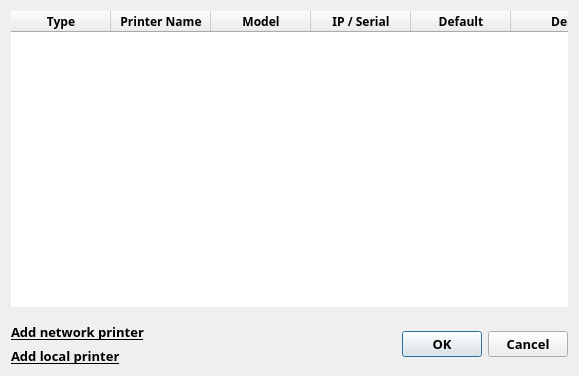
<?xml version="1.0" encoding="UTF-8"?>
<ui version="4.0">
 <class>MyPrinters</class>
 <widget class="QDialog" name="MyPrinters">
  <property name="windowModality">
   <enum>Qt::ApplicationModal</enum>
  </property>
  <property name="geometry">
   <rect>
    <x>0</x>
    <y>0</y>
    <width>579</width>
    <height>376</height>
   </rect>
  </property>
  <property name="windowTitle">
   <string>My Printers</string>
  </property>
  <property name="styleSheet">
   <string notr="true"/>
  </property>
  <property name="modal">
   <bool>true</bool>
  </property>
  <layout class="QVBoxLayout" name="verticalLayout">
   <property name="spacing">
    <number>0</number>
   </property>
   <property name="leftMargin">
    <number>0</number>
   </property>
   <property name="topMargin">
    <number>0</number>
   </property>
   <property name="rightMargin">
    <number>0</number>
   </property>
   <property name="bottomMargin">
    <number>0</number>
   </property>
   <item>
    <widget class="QFrame" name="frame_main">
     <property name="font">
      <font>
       <family>맑은 고딕</family>
       <pointsize>9</pointsize>
       <weight>50</weight>
       <bold>false</bold>
      </font>
     </property>
     <property name="frameShape">
      <enum>QFrame::NoFrame</enum>
     </property>
     <property name="frameShadow">
      <enum>QFrame::Plain</enum>
     </property>
     <property name="lineWidth">
      <number>0</number>
     </property>
     <layout class="QVBoxLayout" name="verticalLayout_2">
      <property name="spacing">
       <number>0</number>
      </property>
      <property name="leftMargin">
       <number>0</number>
      </property>
      <property name="topMargin">
       <number>0</number>
      </property>
      <property name="rightMargin">
       <number>0</number>
      </property>
      <property name="bottomMargin">
       <number>0</number>
      </property>
      <item>
       <widget class="QFrame" name="frame_body">
        <property name="sizePolicy">
         <sizepolicy hsizetype="Preferred" vsizetype="Expanding">
          <horstretch>0</horstretch>
          <verstretch>0</verstretch>
         </sizepolicy>
        </property>
        <property name="font">
         <font>
          <family>맑은 고딕</family>
          <pointsize>9</pointsize>
          <weight>50</weight>
          <bold>false</bold>
         </font>
        </property>
        <property name="frameShape">
         <enum>QFrame::NoFrame</enum>
        </property>
        <property name="frameShadow">
         <enum>QFrame::Plain</enum>
        </property>
        <property name="lineWidth">
         <number>0</number>
        </property>
        <layout class="QVBoxLayout" name="verticalLayout_5">
         <item>
          <widget class="QTableWidget" name="tableWidget_printerList">
           <property name="styleSheet">
            <string notr="true">QHeaderView::section  {
	background-color: rgb(240, 240, 240);
}
QTableWidget::item {
	padding: 1px;
	border-bottom: 1px solid rgb(110, 110, 110);
}
QTableView::item:selected {
	background-color: rgb(180, 180, 180);
	color: rgb(255, 255, 255);
} </string>
           </property>
           <property name="frameShape">
            <enum>QFrame::NoFrame</enum>
           </property>
           <property name="frameShadow">
            <enum>QFrame::Plain</enum>
           </property>
           <property name="lineWidth">
            <number>0</number>
           </property>
           <property name="horizontalScrollBarPolicy">
            <enum>Qt::ScrollBarAlwaysOff</enum>
           </property>
           <property name="editTriggers">
            <set>QAbstractItemView::DoubleClicked|QAbstractItemView::EditKeyPressed</set>
           </property>
           <property name="tabKeyNavigation">
            <bool>false</bool>
           </property>
           <property name="showDropIndicator" stdset="0">
            <bool>false</bool>
           </property>
           <property name="dragDropOverwriteMode">
            <bool>false</bool>
           </property>
           <property name="selectionMode">
            <enum>QAbstractItemView::SingleSelection</enum>
           </property>
           <property name="selectionBehavior">
            <enum>QAbstractItemView::SelectRows</enum>
           </property>
           <property name="horizontalScrollMode">
            <enum>QAbstractItemView::ScrollPerItem</enum>
           </property>
           <property name="showGrid">
            <bool>false</bool>
           </property>
           <property name="cornerButtonEnabled">
            <bool>false</bool>
           </property>
           <attribute name="horizontalHeaderHighlightSections">
            <bool>false</bool>
           </attribute>
           <attribute name="verticalHeaderVisible">
            <bool>false</bool>
           </attribute>
           <attribute name="verticalHeaderDefaultSectionSize">
            <number>22</number>
           </attribute>
           <attribute name="verticalHeaderHighlightSections">
            <bool>false</bool>
           </attribute>
           <attribute name="verticalHeaderMinimumSectionSize">
            <number>22</number>
           </attribute>
           <column>
            <property name="text">
             <string>Type</string>
            </property>
            <property name="font">
             <font>
              <family>맑은 고딕</family>
              <pointsize>9</pointsize>
              <weight>75</weight>
              <bold>true</bold>
              <kerning>true</kerning>
             </font>
            </property>
           </column>
           <column>
            <property name="text">
             <string>Printer Name</string>
            </property>
            <property name="font">
             <font>
              <family>맑은 고딕</family>
              <pointsize>9</pointsize>
              <weight>75</weight>
              <bold>true</bold>
             </font>
            </property>
           </column>
           <column>
            <property name="text">
             <string>Model</string>
            </property>
            <property name="font">
             <font>
              <family>맑은 고딕</family>
              <pointsize>9</pointsize>
              <weight>75</weight>
              <bold>true</bold>
             </font>
            </property>
           </column>
           <column>
            <property name="text">
             <string>IP / Serial</string>
            </property>
            <property name="font">
             <font>
              <family>맑은 고딕</family>
              <pointsize>9</pointsize>
              <weight>75</weight>
              <bold>true</bold>
             </font>
            </property>
           </column>
           <column>
            <property name="text">
             <string>Default</string>
            </property>
            <property name="font">
             <font>
              <family>맑은 고딕</family>
              <pointsize>9</pointsize>
              <weight>75</weight>
              <bold>true</bold>
             </font>
            </property>
           </column>
           <column>
            <property name="text">
             <string>Del</string>
            </property>
            <property name="font">
             <font>
              <family>맑은 고딕</family>
              <pointsize>9</pointsize>
              <weight>75</weight>
              <bold>true</bold>
             </font>
            </property>
           </column>
          </widget>
         </item>
         <item>
          <spacer name="verticalSpacer">
           <property name="font">
            <font>
             <family>맑은 고딕</family>
             <pointsize>9</pointsize>
             <weight>50</weight>
             <bold>false</bold>
            </font>
           </property>
           <property name="orientation">
            <enum>Qt::Vertical</enum>
           </property>
           <property name="sizeType">
            <enum>QSizePolicy::Fixed</enum>
           </property>
           <property name="sizeHint" stdset="0">
            <size>
             <width>20</width>
             <height>10</height>
            </size>
           </property>
          </spacer>
         </item>
         <item>
          <layout class="QHBoxLayout" name="horizontalLayout_3">
           <item>
            <layout class="QVBoxLayout" name="verticalLayout_3">
             <item>
              <widget class="labelControl" name="openAddMyPrinter">
               <property name="sizePolicy">
                <sizepolicy hsizetype="Preferred" vsizetype="Preferred">
                 <horstretch>0</horstretch>
                 <verstretch>0</verstretch>
                </sizepolicy>
               </property>
               <property name="font">
                <font>
                 <family>맑은 고딕</family>
                 <pointsize>10</pointsize>
                 <weight>75</weight>
                 <italic>false</italic>
                 <bold>true</bold>
                 <underline>true</underline>
                </font>
               </property>
               <property name="cursor">
                <cursorShape>PointingHandCursor</cursorShape>
               </property>
               <property name="focusPolicy">
                <enum>Qt::ClickFocus</enum>
               </property>
               <property name="text">
                <string>Add network printer</string>
               </property>
              </widget>
             </item>
             <item>
              <widget class="labelControl" name="openAddUSBPrinter">
               <property name="sizePolicy">
                <sizepolicy hsizetype="Preferred" vsizetype="Preferred">
                 <horstretch>0</horstretch>
                 <verstretch>0</verstretch>
                </sizepolicy>
               </property>
               <property name="font">
                <font>
                 <family>맑은 고딕</family>
                 <pointsize>10</pointsize>
                 <weight>75</weight>
                 <italic>false</italic>
                 <bold>true</bold>
                 <underline>true</underline>
                </font>
               </property>
               <property name="cursor">
                <cursorShape>PointingHandCursor</cursorShape>
               </property>
               <property name="focusPolicy">
                <enum>Qt::ClickFocus</enum>
               </property>
               <property name="text">
                <string>Add local printer</string>
               </property>
              </widget>
             </item>
            </layout>
           </item>
           <item>
            <spacer name="horizontalSpacer">
             <property name="orientation">
              <enum>Qt::Horizontal</enum>
             </property>
             <property name="sizeHint" stdset="0">
              <size>
               <width>40</width>
               <height>20</height>
              </size>
             </property>
            </spacer>
           </item>
           <item>
            <widget class="QPushButton" name="buttonOK">
             <property name="sizePolicy">
              <sizepolicy hsizetype="Minimum" vsizetype="Fixed">
               <horstretch>0</horstretch>
               <verstretch>0</verstretch>
              </sizepolicy>
             </property>
             <property name="minimumSize">
              <size>
               <width>0</width>
               <height>0</height>
              </size>
             </property>
             <property name="font">
              <font>
               <family>맑은 고딕</family>
               <pointsize>10</pointsize>
               <weight>75</weight>
               <bold>true</bold>
              </font>
             </property>
             <property name="autoFillBackground">
              <bool>false</bool>
             </property>
             <property name="text">
              <string>OK</string>
             </property>
             <property name="default">
              <bool>true</bool>
             </property>
             <property name="flat">
              <bool>false</bool>
             </property>
            </widget>
           </item>
           <item>
            <widget class="QPushButton" name="buttonCancel">
             <property name="sizePolicy">
              <sizepolicy hsizetype="Minimum" vsizetype="Fixed">
               <horstretch>0</horstretch>
               <verstretch>0</verstretch>
              </sizepolicy>
             </property>
             <property name="minimumSize">
              <size>
               <width>0</width>
               <height>0</height>
              </size>
             </property>
             <property name="font">
              <font>
               <family>맑은 고딕</family>
               <pointsize>10</pointsize>
               <weight>75</weight>
               <bold>true</bold>
              </font>
             </property>
             <property name="autoFillBackground">
              <bool>false</bool>
             </property>
             <property name="text">
              <string>Cancel</string>
             </property>
             <property name="flat">
              <bool>false</bool>
             </property>
            </widget>
           </item>
          </layout>
         </item>
        </layout>
       </widget>
      </item>
     </layout>
    </widget>
   </item>
  </layout>
 </widget>
 <layoutdefault spacing="6" margin="11"/>
 <customwidgets>
  <customwidget>
   <class>labelControl</class>
   <extends>QLabel</extends>
   <header>CommonWidgets.h</header>
  </customwidget>
 </customwidgets>
 <tabstops>
  <tabstop>buttonOK</tabstop>
  <tabstop>buttonCancel</tabstop>
  <tabstop>tableWidget_printerList</tabstop>
 </tabstops>
 <resources>
  <include location="rodinP.qrc"/>
 </resources>
 <connections>
  <connection>
   <sender>buttonCancel</sender>
   <signal>clicked()</signal>
   <receiver>MyPrinters</receiver>
   <slot>close()</slot>
   <hints>
    <hint type="sourcelabel">
     <x>356</x>
     <y>331</y>
    </hint>
    <hint type="destinationlabel">
     <x>401</x>
     <y>310</y>
    </hint>
   </hints>
  </connection>
 </connections>
</ui>
